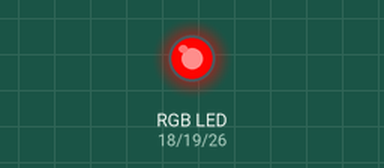
This sketch was run on a simulated ESP32. Shown: an RGB LED mixed from three pins (HIGH = lit). Dim RGB values are drawn brighter than linear.

Above: at 0.05 s.
At 0.9 s:
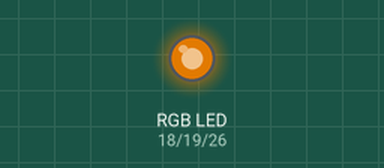
At 1.8 s:
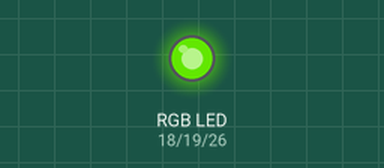
At 3.6 s:
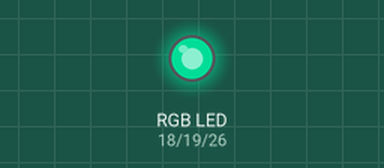
At 5.4 s:
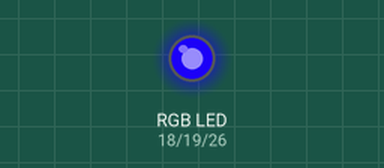
At 7.2 s:
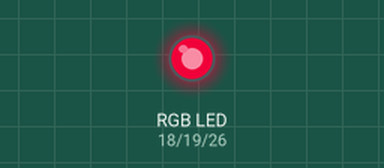
Timing chart, 0 to 10.0 s (numbered marks = the images above):
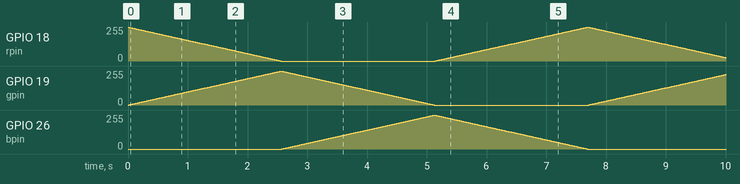

The sketch:

rgb_led.ino
```cpp
#define rpin 18
#define gpin 19
#define bpin 26
void setup() {
  // put your setup code here, to run once:

   ledcSetup(0, 256, 8);
   ledcSetup(1, 256, 8);
   ledcSetup(2, 256, 8);
   ledcAttachPin(rpin, 0);
   ledcAttachPin(gpin, 1);
   ledcAttachPin(bpin, 2);

}
void color(int r, int g, int b){
   ledcWrite(0, r);
   ledcWrite(1, g);
   ledcWrite(2, b);

}
void loop() {
  // put your main code here, to run repeatedly:
   for (int i=0; i<256; ++i){
      color(255-i, i, 0);
      delay(10);
   }
   for (int i=0; i<256; ++i){
      color(0, 255-i, i);
      delay(10);
}
   for(int i = 0; i<256;++i){
      color(i, 0, 255-i);
      delay(10);
   }
}
```
